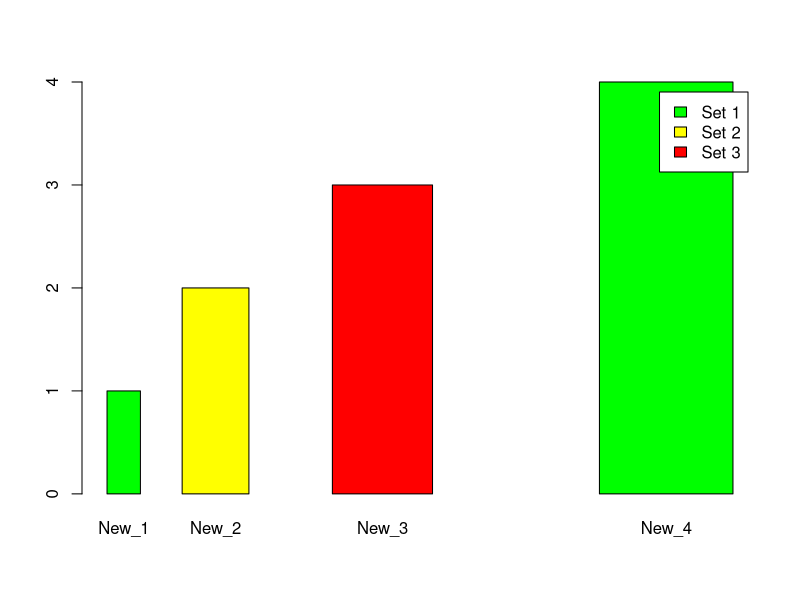
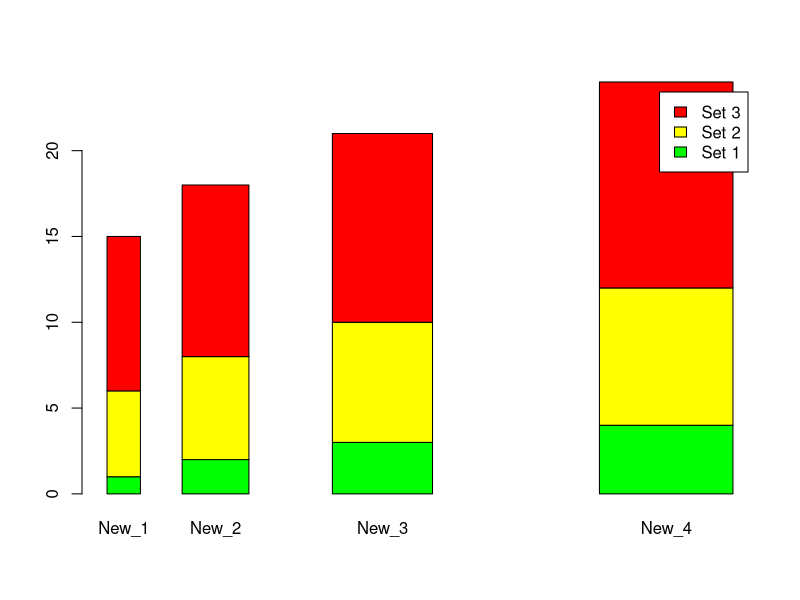
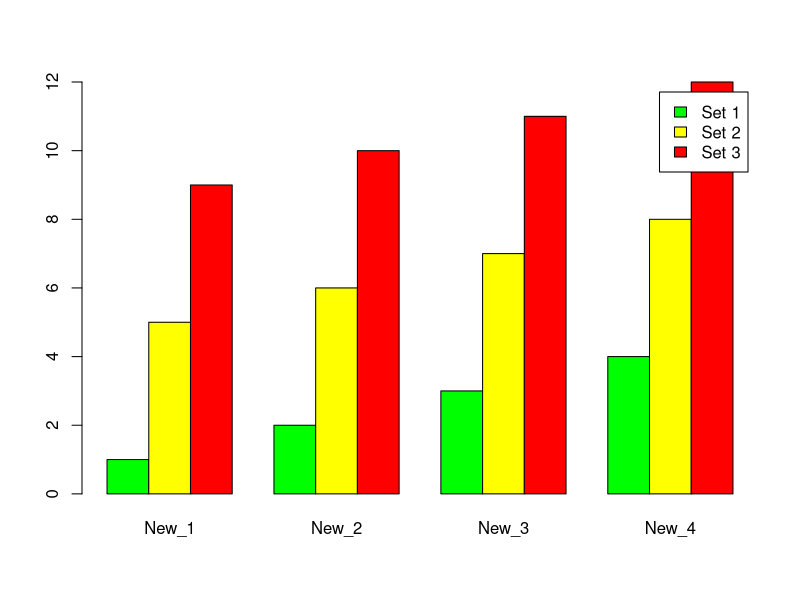
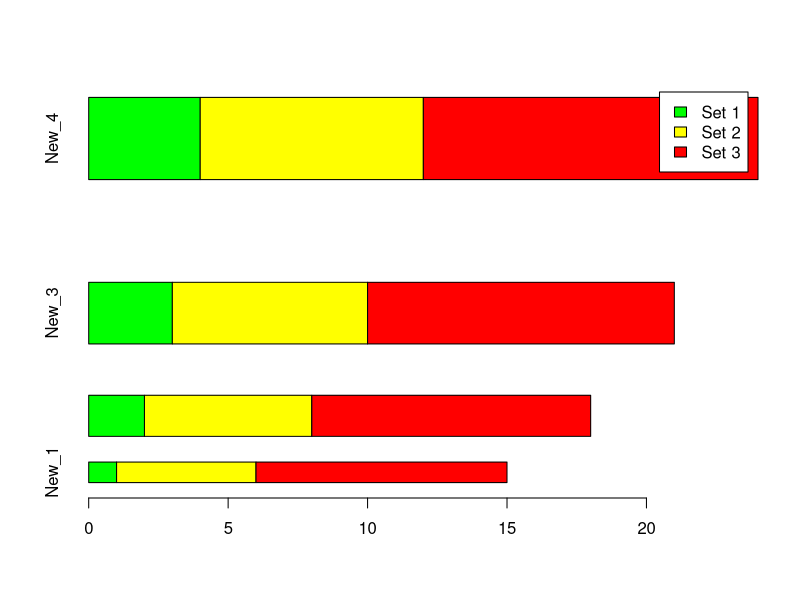

Here is the R script that generated these plots, in order: (Note: this script raises an error after producing the figures.)
# barplot example



# simple 

barplot(c(1,2,3,4), col = c("green", "yellow", "red"), width = c(1, 2, 3, 4), space = c(0.25, 0.5, 1, 2), legend.text = c("Set 1", "Set 2", "Set 3"),
        names.arg = c("New_1", "New_2", "New_3", "New_4"))





# stacking

## example matrix (will not work with a data.frame)
my_matrix <- matrix(nrow = 3, ncol = 4, c(1:12), byrow = T, dimnames = list(c("row_1", "row_2", "row_3"), c("col_1", "col_2", "col_3", "col_4")))


## vertical

barplot(my_matrix, col = c("green", "yellow", "red"), width = c(1, 2, 3, 4), space = c(0.25, 0.5, 1, 2), legend.text = c("Set 1", "Set 2", "Set 3"),
        names.arg = c("New_1", "New_2", "New_3", "New_4"))


### 'beside' places the bar next to each other

barplot(my_matrix, col = c("green", "yellow", "red"), legend.text = c("Set 1", "Set 2", "Set 3"),
        names.arg = c("New_1", "New_2", "New_3", "New_4"), beside = T)




## horizontal

barplot(my_matrix, col = c("green", "yellow", "red"), width = c(1, 2, 3, 4), space = c(0.25, 0.5, 1, 2), legend.text = c("Set 1", "Set 2", "Set 3"),
        names.arg = c("New_1", "New_2", "New_3", "New_4"), horiz = T)








# possible error message

# reproduce error
Your_current_data_frame <- setNames(data.frame(c(1,2,3,4)), c('Col1'))
barplot(Your_current_data_frame)

# 'height' must be a vector or a matrix

# Reason:
# You probably try to barplot a data.frame

# Solution:
# transform your data frame to a matrix

barplot(as.matrix(Your_current_data_frame))

